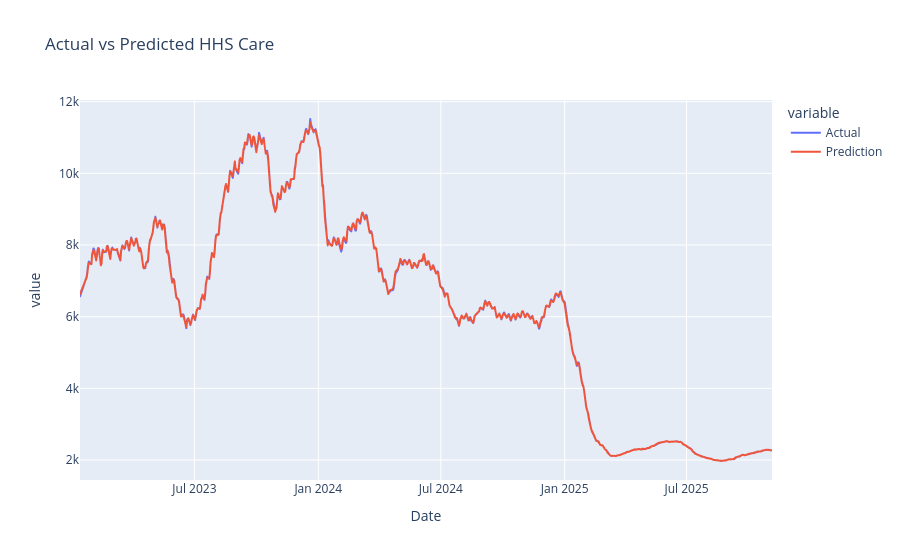

Notebook code cell kept with this figure:
### Markdown cell above
## Actual vs Prediction

### Code cell
fig = px.line(
    results,
    x="Date",
    y=["Actual", "Prediction"],
    title="Actual vs Predicted HHS Care"
)

fig.show()

### Figure 1 — Plotly figure (JSON) as saved in the notebook; plotly's stock layout.template omitted (floating-point values rounded to 4 significant figures; data arrays with more than 128 entries replaced by an {"elided": "..."} marker saying what was removed)
{"data": [{"hovertemplate": "variable=Actual<br>Date=%{x}<br>value=%{y}<extra></extra>", "legendgroup": "Actual", "line": {"color": "#636efa", "dash": "solid"}, "marker": {"symbol": "circle"}, "mode": "lines", "name": "Actual", "showlegend": true, "type": "scattergl", "x": {"elided": "690 str values"}, "xaxis": "x", "y": {"elided": "690 float values"}, "yaxis": "y"}, {"hovertemplate": "variable=Prediction<br>Date=%{x}<br>value=%{y}<extra></extra>", "legendgroup": "Prediction", "line": {"color": "#EF553B", "dash": "solid"}, "marker": {"symbol": "circle"}, "mode": "lines", "name": "Prediction", "showlegend": true, "type": "scattergl", "x": {"elided": "690 str values"}, "xaxis": "x", "y": {"elided": "690 float values"}, "yaxis": "y"}], "layout": {"legend": {"title": {"text": "variable"}, "tracegroupgap": 0}, "title": {"text": "Actual vs Predicted HHS Care"}, "xaxis": {"anchor": "y", "domain": [0, 1], "title": {"text": "Date"}}, "yaxis": {"anchor": "x", "domain": [0, 1], "title": {"text": "value"}}}}
